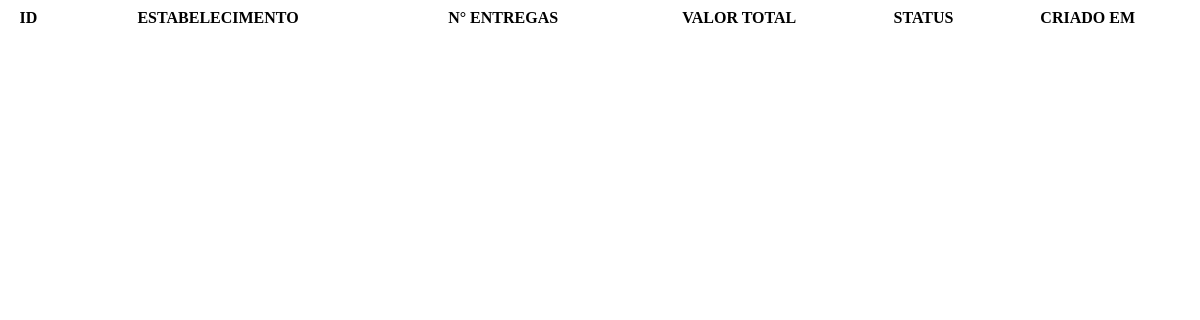
The app's page /get-pedidos/, older data.
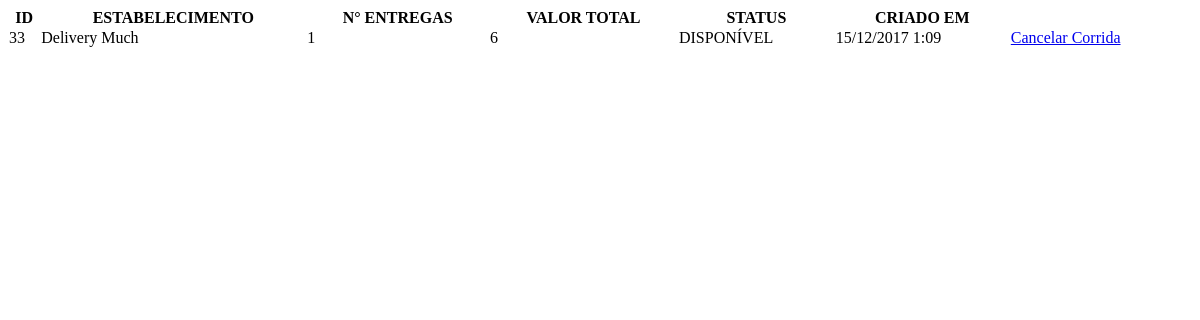
The same page, newer data.
### app/models.py (models this page shows, shortened)
class TimeStamped(models.Model):
    class Meta:
        abstract = True
    created_at = models.DateTimeField(auto_now_add=True)
    published_at = models.DateTimeField(auto_now=True)

class Pedido(TimeStamped):
    estabelecimento = models.ForeignKey(Estabelecimento, on_delete=models.CASCADE)
    status = models.BooleanField(default=True)
    coletado = models.BooleanField(default=False)
    is_complete = models.BooleanField(default=False)
    valor_total = models.CharField(max_length=6)
    motorista = models.ForeignKey(User, on_delete=models.CASCADE, blank=True, null=True)

class BaseAddress(models.Model):
    class Meta:
        abstract = True
    nome_cliente = models.CharField(max_length=100, blank=True, null=True, verbose_name='Cliente')
    bairro = models.CharField(max_length=100, blank=True, verbose_name='Bairro')
    endereco = models.CharField(max_length=100, blank=True, verbose_name='Endereço')
    numero = models.CharField(max_length=5, blank=True, null=True, verbose_name='Número')
    complemento = models.CharField(max_length=200, blank=True, verbose_name='Ponto de Referência')
    lat = models.CharField(max_length=100, blank=True, null=True)
    lng = models.CharField(max_length=100, blank=True, null=True)

class Estabelecimento(TimeStamped, BaseAddress):
    user = models.OneToOneField(User, on_delete=models.CASCADE, unique=True)
    photo = models.URLField(blank=True)
    phone = models.CharField(max_length=30, blank=True)
    is_online = models.BooleanField(default=False)
    full_address = models.CharField(max_length=300, blank=True, null=True)
    def __str__(self):
        return u'%s' % self.user.first_name

class Ponto(BaseAddress, TimeStamped):
    cliente = models.CharField(max_length=100, blank=True, null=True)
    descricao = models.TextField()
    pedido = models.ForeignKey(Pedido, on_delete=models.CASCADE)
    full_address = models.CharField(max_length=300, blank=True, null=True)
    status = models.BooleanField(default=False)

### app/views/pedidos/PedidoView.py (the view)
# urls.py: url(r'^get-pedidos/$', get_pedidos_motorista, name="get_pedidos_motorista"),
@require_http_methods(["GET"])
def get_pedidos_motorista(request):
    pedidos = Pedido.objects.filter(is_complete=False, coletado=False, status=True).order_by('-created_at')
    context = Context({'pedidos': pedidos, 'user': request.user})
    return_str = render_block_to_string('includes/table_pedidos_motorista.html', context)
    return HttpResponse(return_str)

### app/views/snippet_template.py (called while the page is built)
def get_template(template):
    if isinstance(template, (tuple, list)):
        return loader.select_template(template)
    return loader.get_template(template)

def render_block_to_string(template_name, dictionary=None, context_instance=None):
    dictionary = dictionary or {}
    template = get_template(template_name)
    if context_instance:
        context_instance.update(dictionary)
    else:
        context_instance = Context(dictionary)
    return template.render(context_instance)

### app/templates/includes/table_pedidos_motorista.html (shortened to what this page needs)
<table id="table" class="table table-bordered table-striped" class="display"
       cellspacing="0" width="100%">
    <thead>
    <tr>
        <th>ID</th>
        <th>ESTABELECIMENTO</th>
        <th>N° ENTREGAS</th>
        <th>VALOR TOTAL</th>
        <th>STATUS</th>
        <th>CRIADO EM</th>
        <th></th>
    </tr>
    </thead>
    <tbody>
    {% for pedido in pedidos %}
        <tr>
            <td>{{ pedido.id }}</td>
            <td>
                {{ pedido.estabelecimento }}
            </td>
            <td>
                {{ pedido.ponto_set.all|length }}
            </td>
            <td>
                {{ pedido.valor_total }}
            </td>
            <td>
                {% if pedido.status %}
                    <label class="label label-success">
                        DISPONÍVEL</label>
                {% else %}
                    <label class="label label-danger"><i
                            class=""></i> ENTREGUE</label>
                {% endif %}
            </td>
            <td>{{ pedido.created_at|date:"d/m/Y G:i" }}</td>
            <td>
                {% if pedido.status and user.motorista.ocupado == False %}
                    <a href="{% url 'order_pedido_view' pedido.pk %}" class="btn btn-primary">
                        Ver Corrida
                    </a>
                {% elif pedido.motorista.user.id ==  user.id %}
                    <a href="#" class="btn btn-danger cancelar_corrida_{{ pedido.pk }}">
                        Cancelar Corrida
                    </a>
                {% endif %}
            </td>
        </tr>
    {% endfor %}
    </tbody>
</table>

Row changes from the older to the newer data that the page shows:
added Pedido: id "33", estabelecimento "Delivery Much", ponto_set.all|length "1", valor_total "6", status "DISPONÍVEL", created_at "15/12/2017 1:09"
